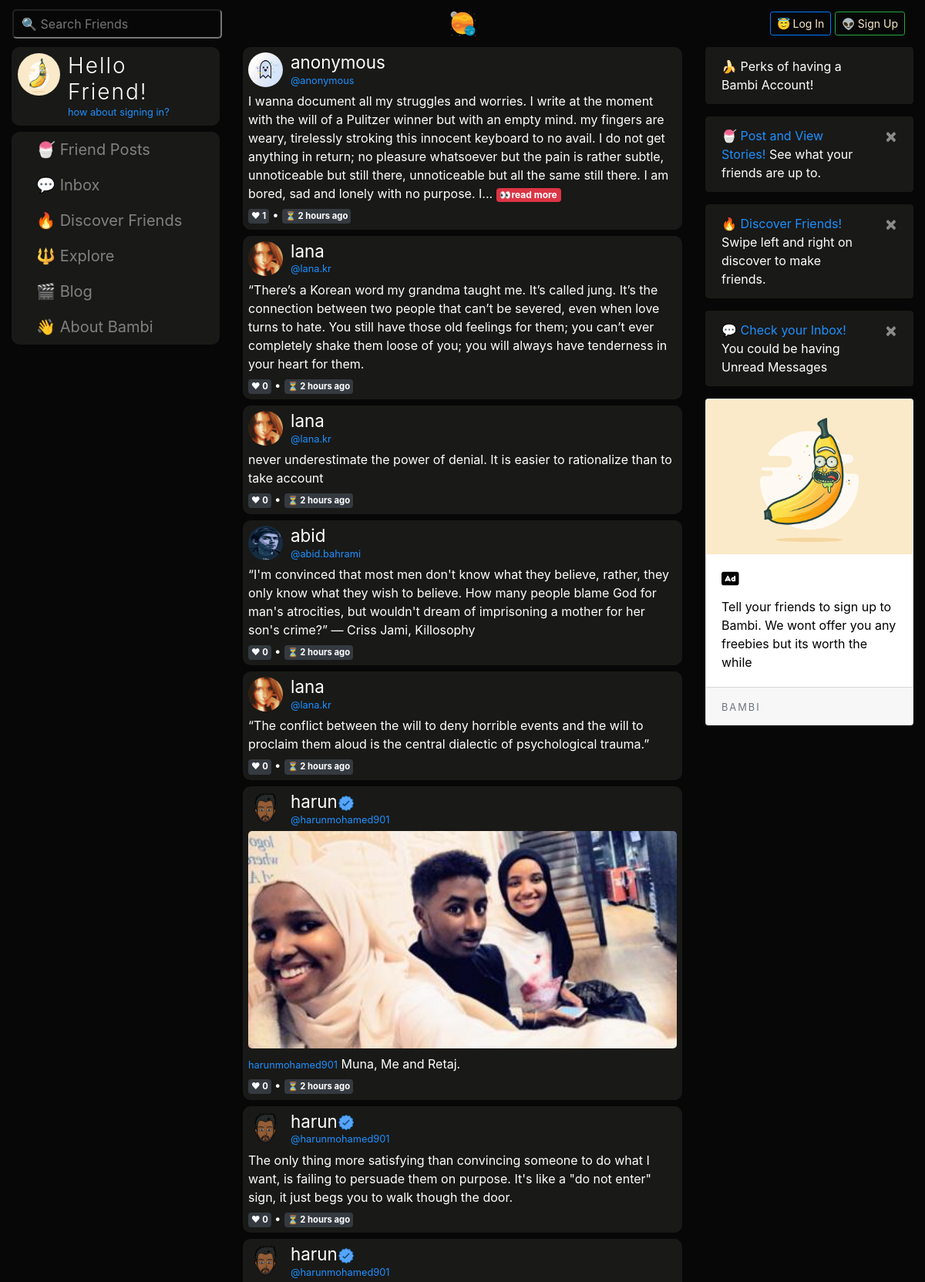
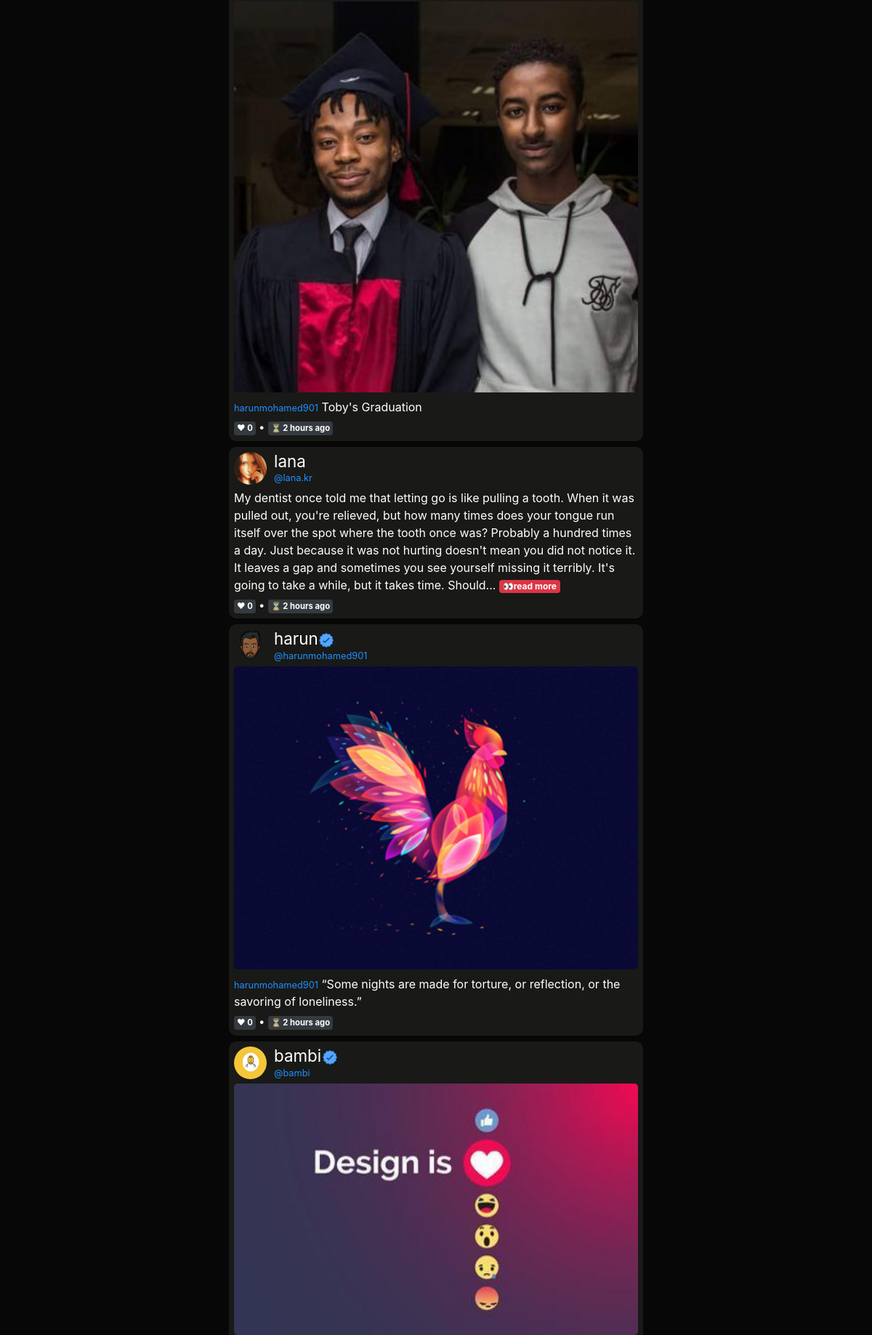
The page /home (upper part) on the database its author committed (2 pictures, top to bottom).
### bambiv3/models.py (models this page shows, shortened)
class Post(db.Model):
	id = db.Column(db.Integer, primary_key=True)
	title = db.Column(db.String(100)) #nullable=False
	date_posted = db.Column(db.DateTime, nullable=False, default=datetime.utcnow)
	content = db.Column(db.Text, nullable=False)
	image = db.Column(db.String(20))
	anonymous = db.Column(db.Boolean, default=False, nullable=False)
	user_id = db.Column(db.Integer, db.ForeignKey('user.id'), nullable=False)
	likes = db.relationship('PostLike', backref='post', lazy='dynamic')
	comments = db.relationship("Comment", backref="post", lazy="dynamic", cascade="all, delete-orphan")

class User(db.Model, UserMixin):
	id = db.Column(db.Integer, primary_key=True)
	username = db.Column(db.String(20), unique=True, nullable=False)
	email = db.Column(db.String(120), unique=True, nullable=False)
	image_file = db.Column(db.String(20), nullable=False, default='default.jpg')
	password = db.Column(db.String(60), nullable=False)
	last_seen = db.Column(db.DateTime, default=datetime.utcnow)
	date_joined = db.Column(db.DateTime, nullable=False, default=datetime.utcnow)
	department = db.Column(db.String(20), nullable=False)
	student_number = db.Column(db.Integer(), unique=True, nullable=False)
	age = db.Column(db.DateTime, nullable=False)
	gender = db.Column(db.String(20), nullable=False)
	country = db.Column(db.String(20), nullable=False)
	hobby = db.Column(db.String(20), nullable=False)
	bio = db.Column(db.String(120), nullable=True)
	private = db.Column(db.Boolean, default=False, nullable=False)
	single = db.Column(db.Boolean, default=False, nullable=False)
	snapchat = db.Column(db.String(20),default=False, nullable=False)
	instagram = db.Column(db.String(20),default=False, nullable=False)
	posts = db.relationship('Post', backref='author', lazy=True)
	products = db.relationship('Product', backref='author', lazy=True)
	comments = db.relationship("Comment", backref="author", lazy="dynamic", cascade="all, delete-orphan")
	followed = db.relationship(
		'User', secondary=followers,
		primaryjoin=(followers.c.follower_id == id),
		secondaryjoin=(followers.c.followed_id == id),
		backref=db.backref('followers', lazy='dynamic'), lazy='dynamic')
	messages_sent = db.relationship('Message',
									foreign_keys='Message.sender_id',
									backref='author', lazy='dynamic')
	messages_received = db.relationship('Message',
										foreign_keys='Message.recipient_id',
										backref='recipient', lazy='dynamic')
	last_message_read_time = db.Column(db.DateTime)

### bambiv3/routes.py (the view, shortened to what this page needs)
@app.route('/')
@app.route('/home', methods=['GET', 'POST'])
def home():
	form = PostForm()
	page = request.args.get('page', 1, type=int)
	posts = Post.query.order_by(Post.date_posted.desc()).paginate(per_page=50, page=page)
	users = User.query.all()
	if current_user.is_authenticated:
		image_file = url_for('static', filename='profile_pics/' + current_user.image_file)
		return render_template('home.html', title="Home", form=form, posts=posts, image_file=image_file, users=users)
	else:
		return render_template('home.html', title="Home", posts=posts)

### bambiv3/templates/home.html (shortened to what this page needs)
{% extends "layout.html" %}
{% block content %}
<div class="container-fluid">
  <div class="row">
    <div class="col-lg-3 d-none d-lg-block position-fixed">
      {% if current_user.is_authenticated %}
      <header class="mb-2" title="🍌: Click to Preview Your Profile Info">
        <img src="{{ url_for('static', filename='profile_pics/' + current_user.image_file) }}" alt="default profile" class="profile-thumbnail">
        <div class="profile-name">
          <h3>{{current_user.username}}</h3>
          <small>@{{current_user.email.split("@")[0] | lower}}</small>
        </div>
      </header>
      <div class="modal fade" id="profile" tabindex="-1" role="dialog" aria-labelledby="exampleModalCenterTitle" aria-hidden="true">
      <div class="modal-dialog modal-dialog-centered" role="document">
        <div class="modal-content">
            <!--<button type="button" class="close" data-dismiss="modal" aria-label="Close">
              <span aria-hidden="true">&times;</span>
            </button>-->
          <div class="modal-body">
            <div class="card" style="color:#000;text-align:center;">
            <img class="card-img-top" src="{{ image_file }}" alt="Card image cap" style="height:250px;">
            <div class="card-body">
              <h5 class="card-title">{{current_user.username}}</h5>
                My name is {{current_user.username}} and I study {{current_user.department}} at Near East University.
                I am from {{current_user.country}} and I am {{current_user.age}} years old.
            </div>
            <div class="card-footer">
              My hobbies include {{current_user.hobby}}.My Student number is {{current_user.student_number}} and my email is {{current_user.email}}
            <div>
            </div>
          </div>
          </div>
          </div>
          <div class="modal-footer">
            <button type="button" class="btn btn-primary"><a href="{{ url_for('account') }}" style="color:#F9E9C8;">Edit</a></button>
            <button type="button" class="btn btn-dark" data-dismiss="modal">Close</button>
          </div>
        </div>
      </div>
    </div>
    <div class="menu mb-2" style="background:#191917;border-radius:10px;">
      <a class="dropdown-item" href="{{ url_for('f_posts') }}"> 🍧 Friend Posts</a>
       <a class="dropdown-item" href="{{ url_for('messages') }}"> 💬 Messages
        {% set new_messages = current_user.new_messages() %}<span id="message_count" class="badge badge-warning"style="visibility: {% if new_messages %}visible{% else %}hidden {% endif %};">{{ new_messages }}</span></a>
      <a class="dropdown-item" href="{{ url_for('discover') }}"> 🔥 Discover Friends</a>
      <a class="dropdown-item" href="{{ url_for('explore') }}"> 🔱 Explore</a>
      <a class="dropdown-item" href="{{ url_for('market') }}"> 👜 Market</a>
      <a class="dropdown-item" href="{{ url_for('account') }}"> 🍪 Settings</a>
      <a class="dropdown-item" href="{{ url_for('blog') }}"> 🎬 Blog</a>
      <a class="dropdown-item" href="{{ url_for('about') }}"> 👋 About Bambi</a>
      <a class="dropdown-item" href="{{ url_for('logout') }}"> 🛫 Logout</a>
    </div>
    <!--<div class="card about" style="color:#fff;background:#000;text-align:left;border:1px solid #F9E9C8;">
    <div class="card-body">
      <p> 🎓 Studies at <span>Near East University</span></p>
      <p> 🏅 Majors in <span>{{current_user.department}}</span></p>
      <p> ☂ Student Number: <span>{{current_user.student_number}}</span></p>
      <p> 🙊 Is <span>{{current_user.age}}</span> years old</p>
      <p> 🌍 From <span>{{current_user.country}}</span></p>
      <p> 🚖 Lives in <span>Nicosia, Cyprus</span></p>
      <p> 💎 Interested in <span>{{current_user.hobby}}</span></p>
      <a class="btn btn-sm btn-primary" href="{{ url_for('account') }}">🍁 edit</a>
    </div>
  </div>-->
  <header data-toggle="popover" data-content="🍌: Click to know more about Bambi">
    <a href="{{url_for('about')}}" target="_blank" style="color: #F9E9C8;text-decoration: none;">
    <img src="{{ url_for('static', filename='profile_pics/' + 'logod.png') }}" alt="logo" class="profile-thumbnail">
    <div class="profile-name">
      <h3 class="logo">BAMBI</h3>
      <small id="year"></small>
    </a>
    </div>
  </header>
  {% else %}
  <header class="mb-2">
    <img src="{{ url_for('static', filename='profile_pics/' + 'logod.png') }}" alt="logo" class="profile-thumbnail">
    <div class="profile-name">
      <h3 class="logo">Hello Friend!</h3>
      <small>how about signing in?</small>
    </div>
  </header>
     <div class="menu" style="background:#191917;border-radius:10px">
      <a class="dropdown-item" href="{{ url_for('f_posts') }}"> 🍧 Friend Posts</a>
       <a class="dropdown-item" href="{{ url_for('inbox') }}"> 💬 Inbox</a>
      <a class="dropdown-item" href="{{ url_for('discover') }}"> 🔥 Discover Friends</a>
      <a class="dropdown-item" href="{{ url_for('explore') }}"> 🔱 Explore</a>
      <a class="dropdown-item" href="{{ url_for('blog') }}"> 🎬 Blog</a>
      <a class="dropdown-item" href="{{ url_for('about') }}"> 👋 About Bambi</a>
    </div>
  {% endif %}
</div>
    <div class="col-lg-6 offset-lg-3">
   {% for post in posts.items %}
    {% if not post.author.private or current_user == post.author or current_user.is_authenticated %}
    <div class="post mb-2">
      <header class="pb-0" style="padding:0;">
          {% if not post.anonymous %}
          <img src="{{ url_for('static', filename='profile_pics/' + post.author.image_file) }}" alt="profile pic" class="profile-thumbnail" data-toggle="popover" data-content="😎 : I'm from {{post.author.country}} and I study {{post.author.department}}. I am Interested in {{post.author.hobby}}">
        {% else %}
          <img src="{{ url_for('static', filename='profile_pics/' + 'ghost.jpg') }}" alt="profile pic" class="profile-thumbnail">
        {% endif %}
          <div class="profile-name">
            {% if not post.anonymous %}
            <h3 data-toggle="popover"><a href="{{url_for('user_posts', username=post.author.username)}}" style="color:#fff;">  {{post.author.username}}
             {% if post.author.username in ["harun" , "bambi"] %}<img src="{{ url_for('static', filename='profile_pics/' + 'correct.png') }}" style="width:20px;height:20px;margin-left: -5px;">{% endif %}
           </a></h3>
           <small>@{{post.author.email.split("@")[0] | lower}}</small>
           {% else %}
           <h3 data-toggle="popover">anonymous</h3>
           <small>@anonymous</small>
           {% endif %}
          </div>
        </header>
        <div id="inner">
          {% if post.image %}
          <img class="mb-2" src="{{ url_for('static', filename='profile_pics/' + post.image) }}" style="width:100%;height:100%;border-radius:5px;">
          {% endif %}
          <p>
            {%if post.image%}<small>{{post.author.email.split("@")[0] | lower}}</small>{%endif%}
            {{post.content| truncate(420) | safe | urlize(40, target='_blank')}}
            {% set words = post.content.split() %}
            {% if words|count > 60 %}<a class="badge badge-danger" href="{{url_for('post', post_id=post.id)}}">👀read more</a>{% endif %}
          </p>
        </div>
        <footer>
          <div class="stats">
            <div class="Retweets">
              {% set words = post.content.split() %}
               <a class="badge badge-dark p-1">❤ {{ post.likes.count() }}</a> • <a class="badge badge-dark p-1">⏳ {{ moment(post.date_posted).fromNow() }}</a>
            </div>
          </div>
        </footer>
    </div>
    {% endif %}
  {% endfor %}
</div>
    <div class="col-lg-3 d-none d-lg-block position-fixed offset-lg-9">
      {% if current_user.is_authenticated %}
      {% with messages = get_flashed_messages(with_categories=true) %}
        {% if messages %}
            {% for category , message in messages %}
              <div class="alert alert-{{ category }} alert-dismissible fade show" role="alert">
                {{message}}
              <button type="button" class="close" data-dismiss="alert" aria-label="Close">
                  <span aria-hidden="true">&times;</span>
              </button>
              </div>
            {% endfor %}
        {% endif %}
      {% endwith %}
      <div class="alert alert-warning alert-dismissible fade show dark-theme" role="alert">
        <a href="{{ url_for('f_posts') }}"  style="color:#fff;text-decoration: none">
      <span style="color:#1e90ff;">🍧 Post Something!</span> Tell your friends what you're up to.</a>
        <button type="button" class="close" data-dismiss="alert" aria-label="Close">
          <span aria-hidden="true">&times;</span>
        </button>
      </div>
      <div class="alert alert-success alert-dismissible fade show dark-theme" role="alert">
        <a href="{{ url_for('discover') }}"  style="color:#fff;text-decoration: none">
      <span style="color:#1e90ff;">🔥 Discover Friends!</span> Swipe left and right on discover to make friends.</a>
        <button type="button" class="close" data-dismiss="alert" aria-label="Close">
          <span aria-hidden="true">&times;</span>
        </button>
      </div>
      <div class="alert alert-dark alert-dismissible fade show dark-theme" role="alert">
      <span style="color:#1e90ff;">💬 Check your Inbox! </span>You have Unread Messages
        <button type="button" class="close" data-dismiss="alert" aria-label="Close">
          <span aria-hidden="true">&times;</span>
        </button>
      </div>
      <div style="color:#F9E9C8;background:#191917;padding:7px;cursor:pointer;border-radius:5px;overflow:auto;height:318px;">
        <h5 style="padding-left: 3px;">Friends - <small><a href="{{url_for('discover')}}" target="_blank">view all</a></small></h5>
        {% for user in users if user != current_user and not current_user.is_following(user) %}
        <header>
        <a href="{{url_for('user_posts', username=user.username)}}"><img src="{{ url_for('static', filename='profile_pics/' + user.image_file) }}" alt="default profile" class="profile-thumbnail"></a>
        <div class="profile-name">
          <h3>{{user.username}}</h3>
          {% if user.country == current_user.country %}
          <small>From {{user.country}}</small>
          {% endif %}
          {% if user.department == current_user.department %}
          <small>Studies {{user.department}}</small>
          {% endif %}
        </div>
        <div class="follow-btn">
            <button style="height:40px;background:none;color:#F9E9C8;">{% if not current_user.is_following(user) %}<a href="{{ url_for('follow', username=user.username) }}" style="font-size:12px;text-decoration:none;">Follow</a>{% endif %}</button>
          </div>
      </header>
      {% endfor %}
      </div>
      <br>
      <div class="card" style="color:#000;">
      <img class="card-img-top" src="{{ url_for('static', filename='profile_pics/' + 'logod.png') }}" alt="logo">
      <div class="card-body">
        <h5 class="card-title"><i class="fas fa-ad"></i></h5>
        <p class="card-text">Tell your friends to sign up to Bambi. We wont offer you any freebies but its worth the while</p>
      </div>
      <div class="card-footer">
        <small class="text-muted logo">BAMBI</small>
      </div>
    </div>
    <div id="new_post">
      <button class="post_btn"><a href="{{ url_for('f_posts') }}" style="color:#F9E9C8;"><i class="fas fa-feather-alt" style="font-size:30px;"></i></a></button>
    </div>
    {% else %}
    <div class="alert alert-warning alert-dismissible fade show dark-theme" role="alert">
      <span>🍌 Perks of having a Bambi Account!</span>
      </div>
    <div class="alert alert-info alert-dismissible fade show dark-theme" role="alert">
        <a href="{{ url_for('f_posts') }}"  style="color:#fff;text-decoration: none">
      <span style="color:#1e90ff;">🍧 Post and View Stories!</span> See what your friends are up to.</a>
        <button type="button" class="close" data-dismiss="alert" aria-label="Close">
          <span aria-hidden="true">&times;</span>
        </button>
      </div>
      <div class="alert alert-success alert-dismissible fade show dark-theme" role="alert">
        <a href="{{ url_for('discover') }}"  style="color:#fff;text-decoration: none">
      <span style="color:#1e90ff;">🔥 Discover Friends!</span> Swipe left and right on discover to make friends.</a>
        <button type="button" class="close" data-dismiss="alert" aria-label="Close">
          <span aria-hidden="true">&times;</span>
        </button>
      </div>
      <div class="alert alert-secondary alert-dismissible fade show dark-theme" role="alert">
      <span style="color:#1e90ff;">💬 Check your Inbox! </span>You could be having Unread Messages
        <button type="button" class="close" data-dismiss="alert" aria-label="Close">
          <span aria-hidden="true">&times;</span>
        </button>
      </div>
    <div class="card" style="color:#000;">
      <img class="card-img-top" src="{{ url_for('static', filename='profile_pics/' + 'logod.png') }}" alt="logo">
      <div class="card-body">
        <h5 class="card-title"><i class="fas fa-ad"></i></h5>
        <p class="card-text">Tell your friends to sign up to Bambi. We wont offer you any freebies but its worth the while</p>
      </div>
      <div class="card-footer">
        <small class="text-muted logo">BAMBI</small>
      </div>
    </div>
    {% endif %}
</div>
{% endblock content %}

### rows shown on the page
Post: anonymous True (drawn), content "I wanna document all my struggles and worries. I write at the moment with the will of a Pulitzer winner but with an empty mind. my fingers are weary, tirelessly stroking this innocent keyboard to no avail. I do not get anything in return; no pleasure whatsoever but the pain is rather subtle, unnoticeable but still there, unnoticeable but all the same still there. I am bored, sad and lonely with no purpose. I...", likes.count "1", date_posted "2 hours ago"
Post: image_file (picture), author.username "lana", author.email "lana.kr", content "“There’s a Korean word my grandma taught me. It’s called jung. It’s the connection between two people that can’t be severed, even when love turns to hate. You still have those old feelings for them; you can’t ever completely shake them loose of you; you will always have tenderness in your heart for them.", likes.count "0", date_posted "2 hours ago"
Post: image_file (picture), author.username "lana", author.email "lana.kr", content "never underestimate the power of denial. It is easier to rationalize than to take account", likes.count "0", date_posted "2 hours ago"
Post: image_file (picture), author.username "abid", author.email "abid.bahrami", content "“I'm convinced that most men don't know what they believe, rather, they only know what they wish to believe. How many people blame God for man's atrocities, but wouldn't dream of imprisoning a mother for her son's crime?” ― Criss Jami, Killosophy", likes.count "0", date_posted "2 hours ago"
Post: image_file (picture), author.username "lana", author.email "lana.kr", content "“The conflict between the will to deny horrible events and the will to proclaim them aloud is the central dialectic of psychological trauma.”", likes.count "0", date_posted "2 hours ago"
Post: image_file (picture), author.username "harun", anonymous False (drawn), author.email "harunmohamed901", image (picture), content "Muna, Me and Retaj.", likes.count "0", date_posted "2 hours ago"
Post: image_file (picture), author.username "harun", anonymous False (drawn), author.email "harunmohamed901", content "The only thing more satisfying than convincing someone to do what I want, is failing to persuade them on purpose. It's like a \"do not enter\" sign, it just begs you to walk though the door.", likes.count "0", date_posted "2 hours ago"
Post: image_file (picture), author.username "harun", anonymous False (drawn), author.email "harunmohamed901", image (picture), content "Toby's Graduation", likes.count "0", date_posted "2 hours ago"
Post: image_file (picture), author.username "lana", author.email "lana.kr", content "My dentist once told me that letting go is like pulling a tooth. When it was pulled out, you're relieved, but how many times does your tongue run itself over the spot where the tooth once was? Probably a hundred times a day. Just because it was not hurting doesn't mean you did not notice it. It leaves a gap and sometimes you see yourself missing it terribly. It's going to take a while, but it takes time. Should...", likes.count "0", date_posted "2 hours ago"
Post: image_file (picture), author.username "harun", anonymous False (drawn), author.email "harunmohamed901", image (picture), content "“Some nights are made for torture, or reflection, or the savoring of loneliness.”", likes.count "0", date_posted "2 hours ago"
Post: image_file (placeholder picture), author.username "bambi", anonymous False (drawn), author.email "bambi", image (picture)
